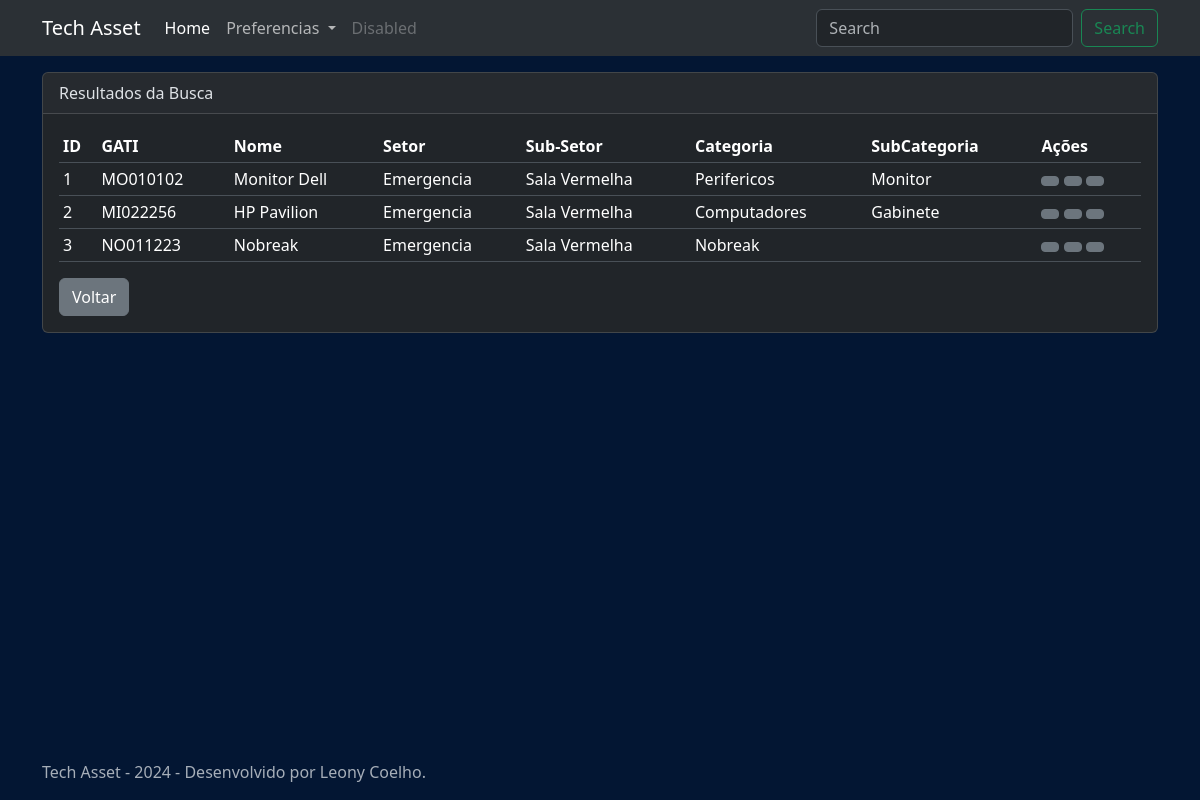
The page /filter_assets on the database as committed earlier.
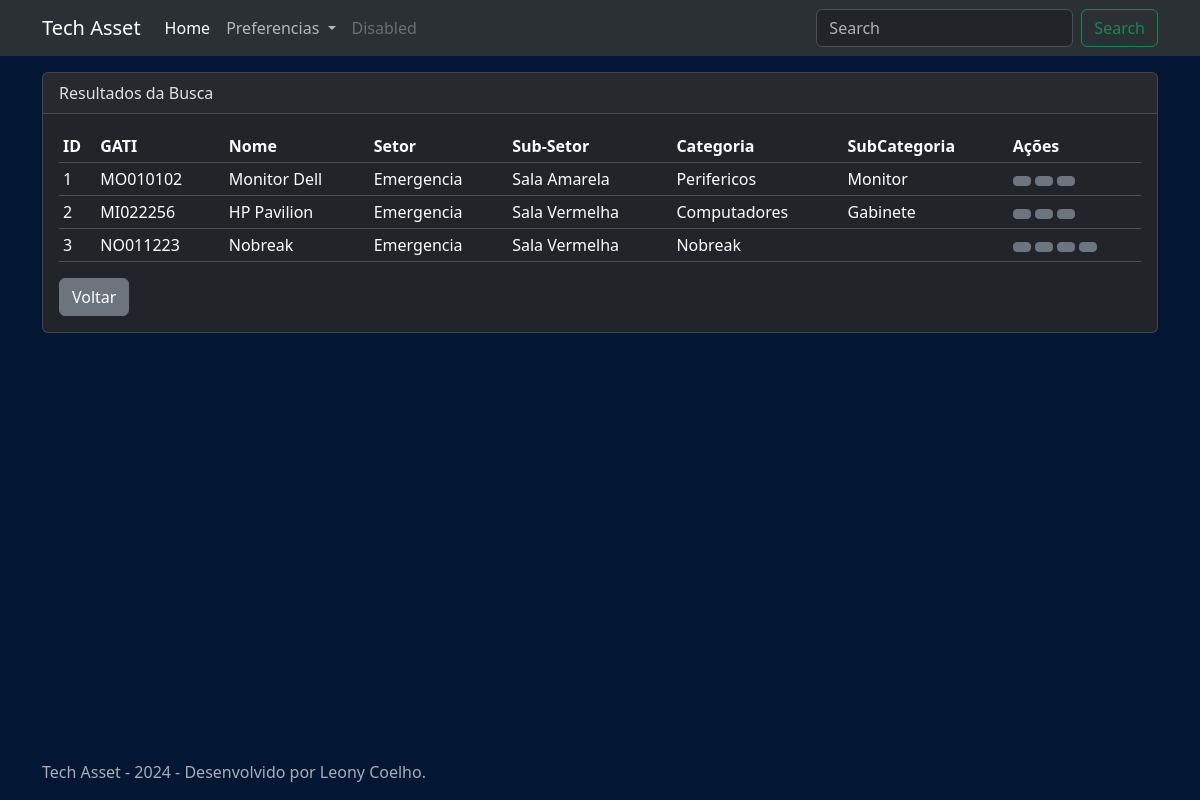
The same page on the database as committed later.
### app_tech_asset/models.py (models this page shows, shortened)
class Asset(models.Model):
    name = models.CharField(null=False, max_length=50)
    category = models.ForeignKey(Category, null=True, on_delete=models.SET_NULL)
    subcategory = models.ForeignKey(SubCategory, on_delete=models.SET_NULL, null= True)
    modified = models.DateTimeField(auto_now_add=True)
    added = models.DateTimeField(auto_now_add=True)
    details = models.TextField(null=True)
    sector = models.ForeignKey(Sector, null=True, on_delete=models.SET_NULL)
    subsector = models.ForeignKey(SubSector, blank=True, on_delete=models.SET_NULL, null= True)
    rental_company = models.ForeignKey(RentalCompany, null=True, on_delete=models.SET_NULL)
    internal_code1 = models.CharField(null=True, max_length=50)
    internal_code2 = models.CharField(null=True, max_length=50)
    internal_code3 = models.CharField(null=True, max_length=50)
    serial_number = models.CharField(null=True, max_length=50)
    brand = models.CharField(null=True, max_length=50)
    mac_address = models.CharField(null=True, max_length=50)
    windows_license = models.CharField(null=True, max_length=50)
    kit = models.ForeignKey(Kit, on_delete=models.SET_NULL, null=True, blank=True)

class SubSector(models.Model):
    parent = models.ForeignKey(Sector, blank=True, on_delete=models.CASCADE)
    name = models.CharField(null=False, max_length=50)
    def __str__(self):
        return self.name

class Sector(models.Model):
    name = models.CharField(null=False, max_length=50)
    def __str__(self):
        return self.name

class Category(models.Model):
    name = models.CharField(null=False, max_length=50)
    def __str__(self):
        return self.name

class SubCategory(models.Model):
    parent = models.ForeignKey(Category, blank=True, on_delete=models.CASCADE)
    name = models.CharField(null=False, max_length=50)
    def __str__(self):
        return self.name

### app_tech_asset/views.py (the view)
# urls.py: path('filter_assets', views.filter_assets, name='filter_assets'),
def filter_assets(request):
    assets = Asset.objects.all()
    name = request.GET.get('name')
    sector = request.GET.get('sector')
    subsector = request.GET.get('subsector')
    category = request.GET.get('category')
    subcategory = request.GET.get('subcategory')
    rentalcompany = request.GET.get('rentalcompany')
    internalcode1 = request.GET.get('internalcode1')
    internalcode2 = request.GET.get('internalcode2')
    internalcode3 = request.GET.get('internalcode3')
    if name:
        assets = assets.filter(name__icontains=name)
    if sector:
        assets = assets.filter(sector__name__icontains=sector)
    if subsector:
        assets = assets.filter(subsector__name__icontains=subsector)
    if category:
        assets = assets.filter(category__name__icontains=category)
    if subcategory:
        assets = assets.filter(subcategory__name__icontains=subcategory)
    if rentalcompany:
        assets = assets.filter(rental_company__name__icontains=rentalcompany)
    if internalcode1:
        assets = assets.filter(internal_code1__icontains=internalcode1)
    if internalcode2:
        assets = assets.filter(internal_code2__icontains=internalcode2)
    if internalcode3:
        assets = assets.filter(internal_code3__icontains=internalcode3)
    context = {
        'assets': assets,
    }
    return render(request, 'filtered_assets.html', context)

### app_tech_asset/context_processors.py (called while the page is built)
def global_settings(request):
    try:
        settings = GlobalSettings.objects.get(id=1)
    except GlobalSettings.DoesNotExist:
        settings = None
    categories = Category.objects.all()
    subcategories = SubCategory.objects.all()
    sectors = Sector.objects.all()
    subsectors = SubSector.objects.all()
    rental_companies = RentalCompany.objects.all()
    return {
        'global_settings': settings,
        'categories': categories,
        'subcategories': subcategories,
        'sectors': sectors,
        'subsectors': subsectors,
        'rental_companies': rental_companies
        }

### app_tech_asset/models.py (called while the page is built)
    def __str__(self):
        return self.name

### app_tech_asset/templates/filtered_assets.html (shortened to what this page needs)
{% extends 'base.html' %}
{% block content %}
{% load static %}
<div class="container">
    <div class="card mt-3 mb-3">
        <div class="card-header">
            Resultados da Busca
        </div>
        <div class="card-body">
            <table class="table table-sm">
                <tr>
                    <th scope="col">ID</th>
                    <th scope="col">{{global_settings.internalcode01}}</th>
                    <th scope="col">Nome</th>
                    <th scope="col">Setor</th>
                    <th scope="col">Sub-Setor</th>
                    <th scope="col">Categoria</th>
                    <th scope="col">SubCategoria</th>
                    <th scope="col">Ações</th>
                </tr>
                {% for asset in assets %}
                <tr>
                    <td  onclick="window.location.href='{% url 'view_asset' asset.id %}'">{{ asset.id }}</td>
                    <td  onclick="window.location.href='{% url 'view_asset' asset.id %}'">{{ asset.internal_code1 }}</td>
                    <td  onclick="window.location.href='{% url 'view_asset' asset.id %}'">{{ asset.name }}</td>
                    <td  onclick="window.location.href='{% url 'view_asset' asset.id %}'">{% if asset.sector %}{{ asset.sector }}{% endif %}</td>
                    <td  onclick="window.location.href='{% url 'view_asset' asset.id %}'">{% if asset.subsector %}{{ asset.subsector }}{% endif %}</td>
                    <td  onclick="window.location.href='{% url 'view_asset' asset.id %}'">{% if asset.category %}{{ asset.category }}{% endif %}</td>
                    <td  onclick="window.location.href='{% url 'view_asset' asset.id %}'">{% if asset.subcategory %}{{ asset.subcategory }}{% endif %}</td>
                    <td>
                        <a href="{% url 'history_asset' asset.id %}" class="btn btn-sm btn-secondary"></a>
                        <a href="{% url 'edit_asset' asset.id %}" class="btn btn-sm btn-secondary"></a>
                        <button class="btn btn-secondary btn-sm" id="generateQR{{asset.id}}" data-bs-toggle="modal" data-bs-target="#qrModal{{ asset.id }}"></button>
                        {% if asset.kit %}
                        <a class="btn btn-sm btn-secondary" href="/kit/view/{{ asset.kit.id }}"></a>
                        {% endif %}
                    </td>
                </tr>
                {%endfor%}
            </table>
            <a class="btn btn-secondary" href="/">Voltar</a>
        </div>
    </div>
</div>
{% endblock %}

Rows that differ between the two databases and show on the page:
changed Asset "MO010102": subsector "Sala Vermelha" → "Sala Amarela"
changed Asset "NO011223": kit_id empty → 65 (drawn)
